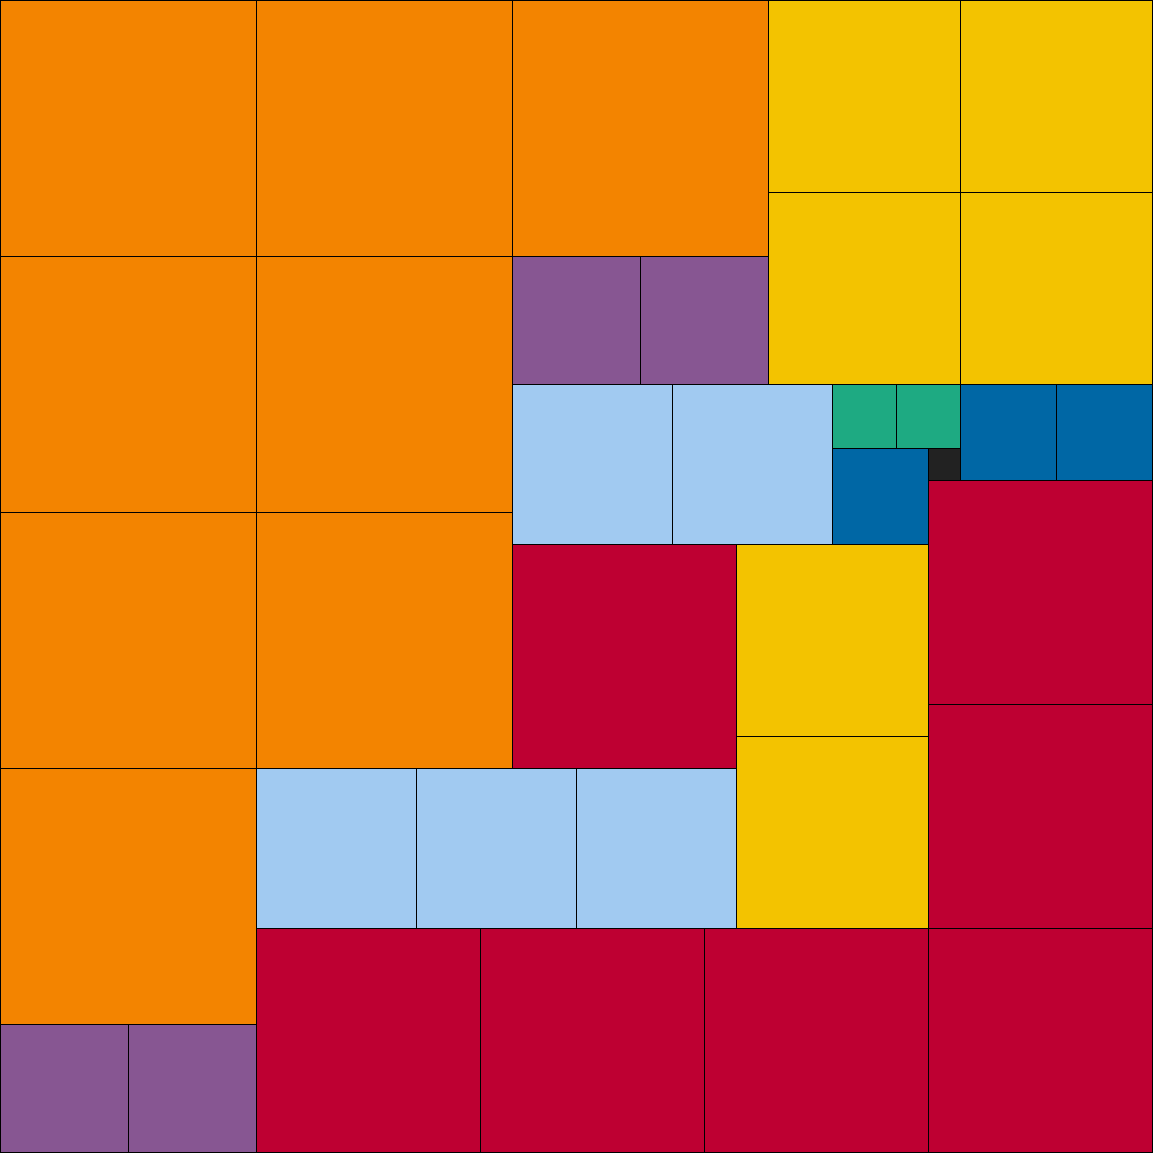

Recreate this plot in Python.
m_dim = 36
line = [[0 for x in range(m_dim)] for y in range(m_dim)] 

from PIL import Image, ImageFont, ImageDraw

#
# These colors were chosen from Kenneth Kelly's 22 colors of maximum contrast.
# Read all about it here: http://hackerspace.kinja.com/some-os-x-calendar-tips-1658107833/1665644975
# And here's a handy table giving the RGB values: http://hackerspace.kinja.com/iscc-nbs-number-hex-r-g-b-263-f2f3f4-242-243-244-267-22-1665795040
#

color_list = ((34,34,34), (30,170,130), (0,103,165), (135,86,146), (161,202,241), (243,195,0), (190,0,50), (243,132,0))

def colorone():
    f = open('../tocolor.txt', 'r')

    square_px = 32 
    board_px = square_px * m_dim + 1
    
    for row in range(m_dim):
        line[row] = f.readline().split()
        
        if (len(line[row]) != m_dim):
            print "Wrong line length"
            f.close()
            return

    f.close()
        
    im = Image.new('RGB', (board_px, board_px))
    dr = ImageDraw.Draw(im)

    for row in range(m_dim):
        for col in range(m_dim):
            cell = int(line[row][col])

            if cell == 0:
                continue;

            dr.rectangle(((col*square_px, row*square_px), ((col + cell)*square_px, (row + cell)*square_px)), fill=color_list[cell - 1], outline = "black")

            for rowkill in range(cell):
                for colkill in range(cell):
                    line[row + rowkill][col + colkill] = '0'

    im.save("colorone.png")



colorone()


